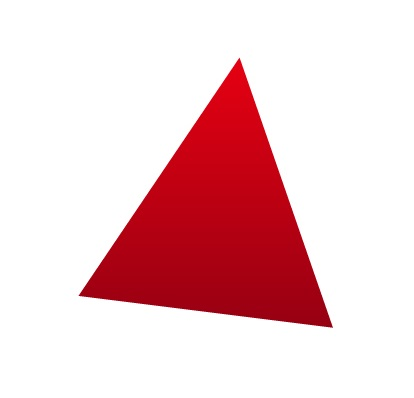
#> input picture OpenCV/Day 4/img/tri.jpg, 414 x 398 px, found by its file name
$ jupyter execute --allow-errors 'Open CV_0108(실습)-Copy1.ipynb'   (older library calls are emulated)
#> lines starting #> are read from the running program, lines starting #| are printed output that depends on the picture; after the words box and inside, x2 and y2 are one past the last pixel; in counts of white or black regions, pixels touching at a corner belong together
#### 버전문제로 실행이 안되어 버전 변경 필요
- pip install opencv-python==3.4.2.16
- pip install opencv-contrib-python==3.4.2.16

두가지 명령어를 각각 수행

#### 이전코드 오류해결
- contours, _ = cv2.findContours(th, cv2.RETR_EXTERNAL,  cv2.CHAIN_APPROX_SIMPLE) [opencv 4]
-   _ , contours, _ = cv2.findContours(th, cv2.RETR_EXTERNAL,  cv2.CHAIN_APPROX_SIMPLE) [opencv 3]

### 도형검출
    - 코드 전체적인 설명 필요
    - approx 인덱싱, 그려지는 것 설명 필요
    - 입실론이 달라질 때 꼭지점 개수 적어지는 것 설명하기
    - tri.jpg 이미지 제공하기

[cell 1]
import cv2

img_color = cv2.imread("img/tri.jpg", cv2.IMREAD_COLOR)
#> img_color is the input picture: shape (398, 414, 3); mean B, G, R 207.6, 204.1, 239.8
cv2.imshow('result', img_color)
cv2.waitKey(0)

img_gray = cv2.cvtColor(img_color, cv2.COLOR_BGR2GRAY)
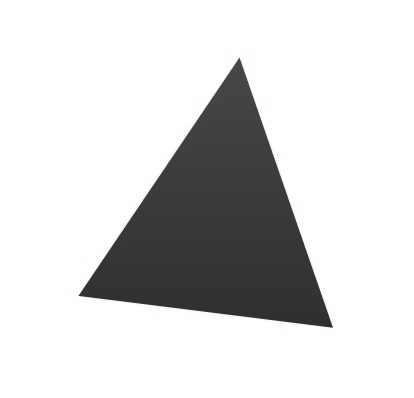
#> img_gray: shape (398, 414); min 43, max 255, mean 215.2
cv2.imshow('result', img_gray)
cv2.waitKey(0)

ret,img_binary = cv2.threshold(img_gray, 127, 255, cv2.THRESH_BINARY_INV)
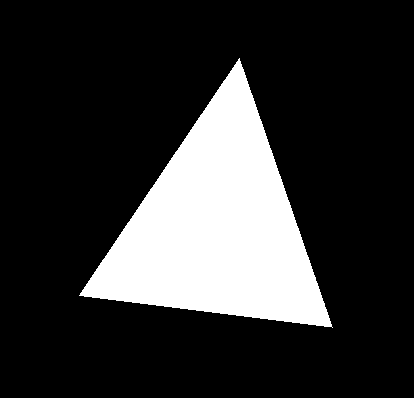
#> img_binary: shape (398, 414); 19.9% white; 1 white region
cv2.imshow('result', img_binary)
cv2.waitKey(0)

_, contours, hierarchy = cv2.findContours(img_binary, cv2.RETR_EXTERNAL, cv2.CHAIN_APPROX_SIMPLE)
#> contours = 1 contour; box (x1, y1, x2, y2) and area: (79, 58, 333, 328) 32422


for cnt in contours:
    size = len(cnt)
    print(size)

    epsilon = 0.005 * cv2.arcLength(cnt, True)
    approx = cv2.approxPolyDP(cnt, epsilon, True)

    size = len(approx)
    print(size)

    #cv2.approxPolyDP결과로 출력되는 좌표 선하나씩 출력해보기
    cv2.line(img_color, tuple(approx[0][0]), tuple(approx[1][0]), (0, 255, 0), 3)
    print(approx[0][0])
    print(approx[1][0])
    cv2.imshow('result', img_color)
    cv2.waitKey(0)

    cv2.line(img_color, tuple(approx[1][0]), tuple(approx[2][0]), (0, 255, 0), 3)
    print(approx[1][0])
    print(approx[2][0])
    cv2.imshow('result', img_color)
    cv2.waitKey(0)


    cv2.line(img_color, tuple(approx[0][0]), tuple(approx[2][0]), (0, 255, 0), 3)
    print(approx[0][0])
    print(approx[2][0])
    cv2.putText(img_color, str(size), (30,30), cv2.FONT_HERSHEY_SIMPLEX, 1, (0, 0, 0), 3, 8)
    cv2.imshow('result', img_color)
    cv2.waitKey(0)
#> this loop made 1 pass
#> (epsilon, approx) on pass 1: (4.39, [[239, 58], [79, 295], [332, 327]])
#| 405
#| 3
#| [239  58]
#| [ 79 295]
#| [ 79 295]
#| [332 327]
#| [239  58]
#| [332 327]

    #궁금하니까 출력해보기
print(approx[:,:,:])
#| [[[239  58]]
#|  [[ 79 295]]
#|  [[332 327]]]


# 일반화
#     cv2.line(img_color, tuple(approx[0][0]), tuple(approx[size-1][0]), (0, 255, 0), 3)
#     for k in range(size-1):
#         cv2.line(img_color, tuple(approx[k][0]), tuple(approx[k+1][0]), (0, 255, 0), 3)

cv2.waitKey(0)
cv2.destroyAllWindows()

### 예제

[cell 2]
import cv2
import numpy as np

# 이미지를 읽어서 그레이 스케일 및 스레시홀드 변환
img = cv2.imread("img/5shapes.jpg")
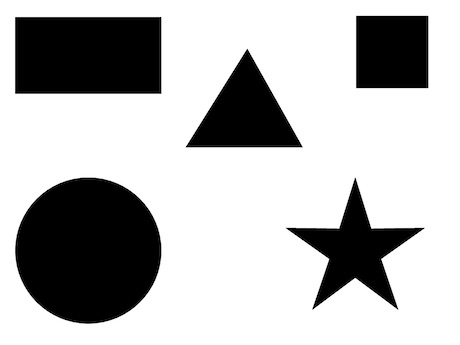
#> input picture OpenCV/Day 4/img/5shapes.jpg, 460 x 345 px, found by its file name
#> img is the input picture: shape (345, 460, 3); min 0, max 255, mean 183.4

imgray = cv2.cvtColor(img, cv2.COLOR_BGR2GRAY)
ret, th = cv2.threshold(imgray, 127, 255, cv2.THRESH_BINARY_INV)
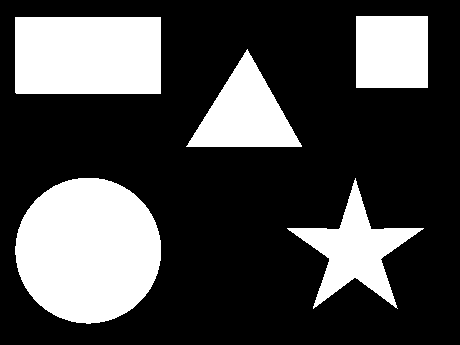
#> th: shape (345, 460); 28.1% white; 5 white regions

# 컨투어 찾기
_, contours, _ = cv2.findContours(th, cv2.RETR_EXTERNAL,  cv2.CHAIN_APPROX_SIMPLE)
#> contours = 5 contours; box (x1, y1, x2, y2) and area: (15, 178, 161, 324) 16485, (15, 17, 161, 94) 11020, (287, 178, 424, 309) 5586, (186, 49, 302, 147) 5560, (356, 16, 428, 88) 5041

for contour in contours:
    # 각 컨투어에 근사 컨투어로 단순화
    approx = cv2.approxPolyDP(contour, 0.01*cv2.arcLength(contour, True), True)
    # 꼭지점의 갯수
    vertices = len(approx)
    print("vertices:", vertices)

    # 중심점 찾기
    mmt = cv2.moments(contour)
    cx,cy = int(mmt['m10']/mmt['m00']), int(mmt['m01']/mmt['m00'])

    name = "Unkown"
    if vertices == 3: # 꼭지점이 3개는 삼각형
        name = "Triangle"
        color = (0,255,0)
    elif vertices == 4: # 꼭지점 4개는 사각형
        x,y,w,h = cv2.boundingRect(contour)
        if abs(w-h) <= 3:   # 폭과 높이의 차이가 3보다 작으면 정사각형
            name = 'Square'
            color = (0,125,255)
        else:               # 폭과 높이 차이가 3보다 크면 직사각형
            name = 'Rectangle'
            color = (0,0,255)
    elif vertices == 10:  # 꼭 지점 갯수 10개는 별
        name = 'Star'
        color = (255,255,0)
    elif vertices >= 15: # 꼭 지점 10개 이상이면 원
        name = 'Circle'
        color = (0,255,255)
    # 컨투어 그리기
    cv2.drawContours(img, [contour], -1, color, -1)
    # 도형 이름 출력
    cv2.putText(img, name, (cx-50, cy), cv2.FONT_HERSHEY_COMPLEX_SMALL,1, (100,100,100), 1)
#> this loop made 5 passes
#> (approx, vertices, cx, cy, name, x, y, w) on passes 4 to 5: ([[15, 17], [16, 93], [160, 93], [160, 17]], 4, 87, 54, 'Rectangle', 15, 17, 146), ([[356, 16], [356, 87], [427, 87], [427, 16]], 4, 391, 51, 'Square', 356, 16, 72)
#> (approx, vertices, cx, cy, name, color) on pass 3: ([[301, 145], [247, 49], [186, 146]], 3, 244, 113, 'Triangle', (0, 255, 0))
#| vertices: 10
#| vertices: 16
#| vertices: 3
#| vertices: 4
#| vertices: 4
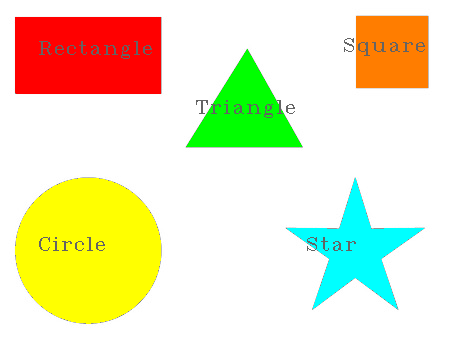
#> img: shape (345, 460, 3); mean B, G, R 192.4, 231.6, 235.2

cv2.imshow('Input Shapes', img)
cv2.waitKey(0)
cv2.destroyAllWindows()

### 문서 스캐너 구현
Q. 좌표를 찍어주지 않아도 자동으로 스캔 효과를 내는 프로그램 작성

####  Hint
    - (1) 그레이 스케일 -> 가우시안블로로 노이즈 제거 -> 케니 엣지로 경계 검출
    - (2) 경계검출한 이미지에서 컨투어를 찾아 가장 큰 컨투어를 골라 approxPolyDP()  함수로 단순화한 뒤에  꼭지점 4개를 구한다.
    - (3) approPolyDP()의 결과값에서 4 x 2 배열로 resape해서 크기를 조정한다.

[cell 3]
import cv2
import numpy as np

# 이미지 읽기
img = cv2.imread("img/paper.jpg")
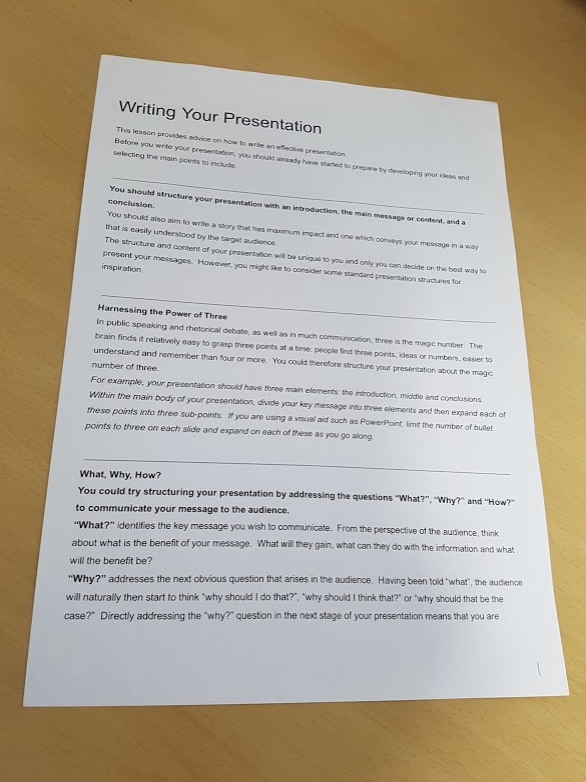
#> input picture OpenCV/Day 4/img/paper.jpg, 586 x 782 px, found by its file name
#> img is the input picture: shape (782, 586, 3); mean B, G, R 152.7, 169.1, 178.7


# 컨투어들 중에 영역 크기 순으로 정렬


# 좌표 4개 중 상하좌우 찾기 ---②


# 변환 전 4개 좌표


# 변환 후 영상에 사용할 서류의 폭과 높이 계산 ---③


# 변환 후 4개 좌표


#> (the rest of this cell did not finish here and is left out)

[cell 4]
import cv2
import numpy as np
from matplotlib import pyplot as plt

img = cv2.imread("img/paper.jpg")

# 영상 매칭과 추적

### 평균 해시 매칭
: 픽셀 전체의 평균 값을 구해서 각 픽셀의 값이 평균보다 작으면 0, 크면 1로 바꿉니다.

[cell 5]
import cv2
from matplotlib import pyplot as plt

#영상 읽어서 그레이 스케일로 변환


# 16x16 크기로 축소 ---①

# 영상의 평균값 구하기 ---②

# 평균값을 기준으로 0과 1로 변환 ---③


plt.imshow(cv2.cvtColor(img, cv2.COLOR_BGR2RGB))
plt.show()

### 유사도 측정방법
    (1) 유클리드 거리 : 두 값의 차이 (높은 자리가 다를 수록 더 큰거리)
    (2) 해밍거리 : 길이가 같을 때 자리 값이 서로 다른 것이 몇개인지 ( 각 자리수의 차이의 개수 비교 )
        ex) 12345와 123(54)가 있을 때 해밍 거리가 '2'

http://www.vision.caltech.edu/Image_Datasets/Caltech101/101_ObjectCategories.tar.gz

    - 링크 다운로드 후
    - img/''/ (이미지(ig)파일 안에 위치시키기) --- (1) 경로와 동일하게

#> (a cell that did not finish here is left out)

### 템플릿을 이용한 객체검출

* result = cv.matchTemplate(img, temp, method)
    - img : 입력영상
    - temp : 템플릿 영상
    - method : 매칭 메서드(SQDIFF를 제외하고는 높을 수록 좋은 매칭)
        - cv2.TM_SQDIFF : 제곱 차이 매칭 ( 낮을 수록 좋은 매칭 )
        - cv2.TM_SQDIFF_NORMED : 제곱 차이 정규화 (낮을 수록 좋은 매칭 )
        - cv2.TM_CCORR : 상관관계 매칭 (0 ~ )
        - cv2.TM_CCORR_NORMED : 상관관계 매칭의 정규화
        - cv2.TM_CCOEFF (-1 ~ 1 )
    - result : 매칭 결과(2차원 배열)

* minVal, maxVal, minLoc, maxLoc, MaxLoc = cv2.minMaxLoc(src)
: 매칭 결과를 바탕으로 결과값이 출력
    - src : 입력
    - minVal, maxVal(최대, 최소)
    - minLoc, maxLoc (최소 값과 최대 값의 좌표)

#> (a cell that did not finish here is left out)

## 영상의 특징과 키 포인트

### 코너 특징 검출

#### 해리스 코너 검출
: 소벨 미분으로 엣지를 검출하여, 엣지의 경사도 변화량을 측정하여 변화량이 X,Y축 크게 변화하는 것을 코너로 판단

* dst = cv.cornerHarris(src, blockSize, ksize, k)
    - src : 입력 영상, 그레이 스케일
    - blockSize : 이웃 픽셀 범위
    - ksize : 소벨 미분 커널 크기
    - k : 코너 검출 상수 (0.04 ~ 0.06)
    - dst : 코너 검출 결과 (변화량의 값)

[cell 8]
import cv2
import numpy as np

img = cv2.imread('img/house.jpg')
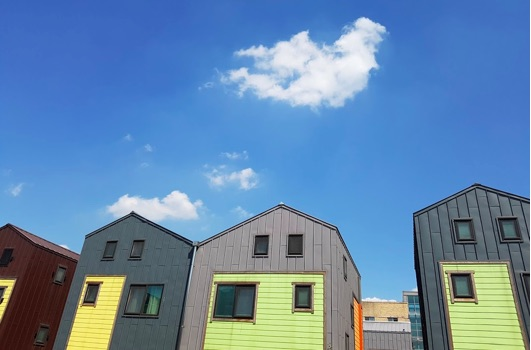
#> input picture OpenCV/Day 4/img/house.jpg, 531 x 350 px, found by its file name
#> img is the input picture: shape (350, 531, 3); mean B, G, R 172, 135.4, 99.8
gray = cv2.cvtColor(img, cv2.COLOR_BGR2GRAY)
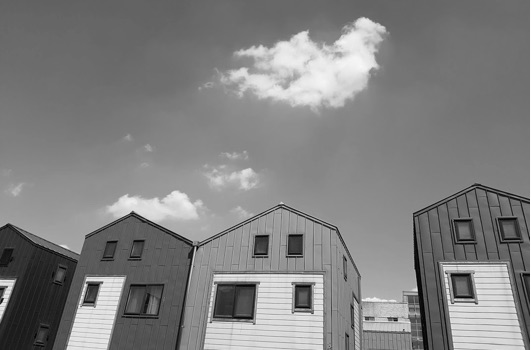
#> gray: shape (350, 531); min 0, max 255, mean 128.9

# 해리스 코너 검출 ---①
# 값 변경해보기
# 변화량 결과의 최대값 10% 이상의 좌표 구하기 ---②
#np.where 원하는 원소의 index 출력


# 코너 좌표에 동그리미 그리기 ---③


# 변화량을 영상으로 표현하기 위해서 0~255로 정규화 ---④

# 화면에 출력


# plt.imshow(cv2.cvtColor(merged, cv2.COLOR_BGR2RGB)) #-- for Mac
# plt.show()  #-- for Mac
#> (the rest of this cell did not finish here and is left out)

#### 시-토마시 코너 검출

* coners = cv2.goodFeaturesToTrack(img, maxCorners, qualitLevel, minDistance)
    - img : 입력 영상
    - maxCorners : 얻고 싶은 코너 개수 (강한 순)
    - qualityLevel : 코너로 판단할 스레시 홀드 값
    - minDistance : 코너간 최소거리
    - cornes : 코너 검출 좌표 결과 (실수 값으로 정수로 변형 필요)

[cell 9]
import cv2
import numpy as np

img = cv2.imread('img/house.jpg')
gray = cv2.cvtColor(img, cv2.COLOR_BGR2GRAY)

# 시-토마스의 코너 검출 메서드

# 실수 좌표를 정수 좌표로 변환


# 좌표에 동그라미 표시


# plt.imshow(cv2.cvtColor(img , cv2.COLOR_BGR2RGB)) #-- for Mac
# plt.show()  #-- for Mac
cv2.imshow('Corners', img)
cv2.waitKey()
cv2.destroyAllWindows()

## 키 포인트와 특징 검출기

* keypoints = detector.detect(img) : 키 포인트 검출 함수
    - img : 입력 영상, 바이너리 스케일
    - keypoints : 특징점 검출 결과 (리스트)


* KeyPoint : 특징점 정보를 담는 객체
    - pt : 키 포인트 좌표 ( float 타입으로 정수로 변환 필요)
    - size : 의미있는 키포인트 이웃의 반지름
    - angle : 특징점 방향 (시계방향, -1 = 의미없음)
    - response : 특징점 반응 강도(추출기에 따라 상이)
    - octave : 발견된 이미지 피라미드 계층
    - class_id : 키 포인트가 속한 객체 ID


* outImg = cv2.drawKeypoints(img, keypoints, outImg[,color[,flags]]) : 검출 포인트를 표시
    - img : 입력이미지
    - keypoints : 표시할 키 포인트 리스트
    - outImg : 키 포인트가 그려진 결과 이미지
    - color : 표시할 색상(기본값 랜덤)
    - flags : 표시 방법 선택 플래그
        - cv2.DRAW_MATCHES_FLAGS_DEFAULT : 좌표 중심에 동그라미만 그림
        - CV2.DRAW_MATCHS_FLAGS_DRAW_RICH_KEYPOINTS : 동그라미의 크기를 size와 angle 반영

### GFTTDetector
: cv2.goodFeaturesToTrack(시-토마시 코너검출)로 구현된 검출기입니다.
* detector = cv2.GFTTDetector_create

[cell 10]
import cv2
import numpy as np

img = cv2.imread("img/house.jpg")
gray = cv2.cvtColor(img, cv2.COLOR_BGR2GRAY)

# Good feature to trac 검출기 생성 ---①

# 키 포인트 검출 ---②

# 키 포인트 그리기 ---③


# 결과 출력 ---④
# plt.imshow(cv2.cvtColor(img_draw , cv2.COLOR_BGR2RGB)) #-- for Mac
# plt.show()  #-- for Mac
#> (the rest of this cell did not finish here and is left out)

### FAST
: 엣지를 검출 하지 않고, 픽셀 중심으로 원을 그려 임계값 기준으로 밝거나 어두운 것이 특정 개수 이상 연속되면 코너로 판단

* detector = cv2.FastFeatureDetector_create(threshold)
    - threshold : 코너 판단 임계값

[cell 11]
import cv2
import numpy as np

img = cv2.imread('img/house.jpg')
gray = cv2.cvtColor(img, cv2.COLOR_BGR2GRAY)

# FASt 특징 검출기 생성 ---①

# 키 포인트 검출 ---②

# 키 포인트 그리기 ---③

# 결과 출력 ---④
# plt.imshow(cv2.cvtColor(img , cv2.COLOR_BGR2RGB)) #-- for Mac
# plt.show()  #-- for Mac
cv2.imshow('FAST', img)
cv2.waitKey()
cv2.destroyAllWindows()

### SimplBlobDetector
: 자잘한 객체는 노이즈로 판단하고 특정 크기 이상의 큰 객체에만 관심을 두는 방법
* dector = cv2.SimpleBlobDetector_create

[cell 12]
import cv2
import numpy as np

img = cv2.imread("img/house.jpg")
gray = cv2.cvtColor(img, cv2.COLOR_BGR2GRAY)

# SimpleBlobDetector 생성 ---①

# 키 포인트 검출 ---②

# 키 포인트를 빨간색으로 표시 ---③


# 동그라미 크기를 사이즈와 angle 반영

# plt.imshow(cv2.cvtColor(img , cv2.COLOR_BGR2RGB)) #-- for Mac
# plt.show()  #-- for Mac
cv2.imshow("Blob", img)
cv2.waitKey(0)
cv2.destroyAllWindows()

## 디스크립터 추출기

* keypoints, descriptors = detector.detectAndCompute(image, mask[,descriptors, useProvidedKeypoints])
: 키 포인트 검출과 특징 디스크립터 계산을 한번에 수행
    - image : 입력 영상
    - keypoints : 디스크립터 계산을 위해 사용할 키 포인트
    - descriptors : 계산된 디스크립터

### SIFT
* detector = cv2.xfeatures2d.SIFT_create()

[cell 13]
import cv2
import numpy as np

img = cv2.imread('img/house.jpg')
gray = cv2.cvtColor(img, cv2.COLOR_BGR2GRAY)

# SIFT 추출기 생성

# 키 포인트 검출과 서술자 계산

#> (the rest of this cell did not finish here and is left out)

### SURF
* detector = cv2.xfeatures2d.SURF_create([hessianThreshold, n0ctaves, n0ctaveLayers, extended, upright])
    - hessianThreshold : 특징 추출 경계 값(100)
    - n0ctaves : 이미지 피라미드 계층 수 (3)

[cell 14]
import cv2
import numpy as np

img = cv2.imread('img/house.jpg')
gray = cv2.cvtColor(img, cv2.COLOR_BGR2GRAY)

# SURF 추출기 생성 ( 경계:1000, 피라미드:3)

# 키 포인트 검출 및 서술자 계산

#> (the rest of this cell did not finish here and is left out)

### ORB
: 방향과 회전을 고려한 알고리즘, 회전과 방향에 영향을 받지 않으며 속도가 빠름

* dectector = cv.ORB_create()

[cell 15]
import cv2
import numpy as np

img = cv2.imread('img/house.jpg')
gray = cv2.cvtColor(img, cv2.COLOR_BGR2GRAY)

# ORB 추출기 생성

# 키 포인트 검출과 서술자 계산

# 키 포인트 그리기


# 결과 출력
#> (the rest of this cell did not finish here and is left out)

# Feature-based Cascade Classifiers
: 파일공유 필요
### (1) 검출할 대상이 되는 물체가 있는 이미지(Postive image)와 없는 이미지(Negative image)를 최대한 많이 활용해서 훈련시키는 기계학습 방식

    * 분류자(Classifier)를 훈련시키기 위해 매우 많은 훈련용 이미지가 필요하다.
    * 특징(Features) 추출 필요

### (2)
* 사람의 이미지 인식 과정
  : 본다 -> 특징을 찾아낸다. -> 뇌에 저장된 정보를 바탕으로 판단을 내린다.

* 컴퓨터의 이미지 인식 과정
  : 촬영한다 -> 특징을 찾아낸다. -> 미리 학습해놓은 데이터를 바탕으로 판단을 내린다.

* Harr Cascades는 특징을 찾는 수많은 기법 중 하나

### (3)

* 사람의 얼굴에는 부위별로 생기는 명암차이의 패턴을 구한다.
* 사람의 얼굴에서 눈코입 위치는 크게 차이가 없으므로, 분포에 따른 명암 차이도 크지 않을 것\
* 밝은영역 – 어두운 영역 < 경계값(threshold) => 얼굴로 판단

### Harr Cascades를 이용한 얼굴 검출 CODE

[cell 16]
import matplotlib.pyplot as plt
import cv2

# 캐스케이드 파일 지정해서 검출기 생성하기 --- (*1)


# 이미지를 읽어 들이고 그레이스케일로 변환하기 --- (*2)
img = cv2.imread("img/girl_face.jpg")
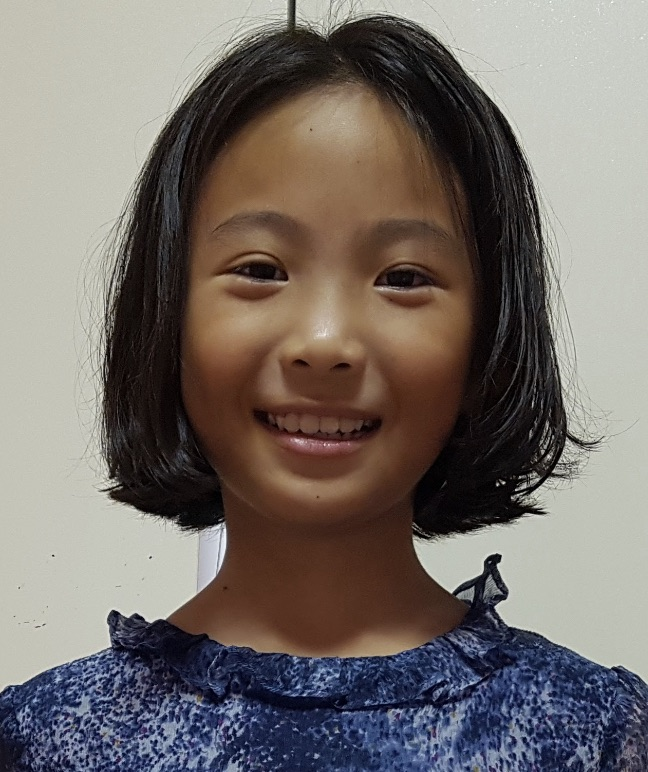
#> input picture OpenCV/Day 4/img/girl_face.jpg, 648 x 772 px, found by its file name
#> img is the input picture: shape (772, 648, 3); mean B, G, R 106.3, 110.6, 117.9
img_gray = cv2.cvtColor(img, cv2.COLOR_BGR2GRAY)
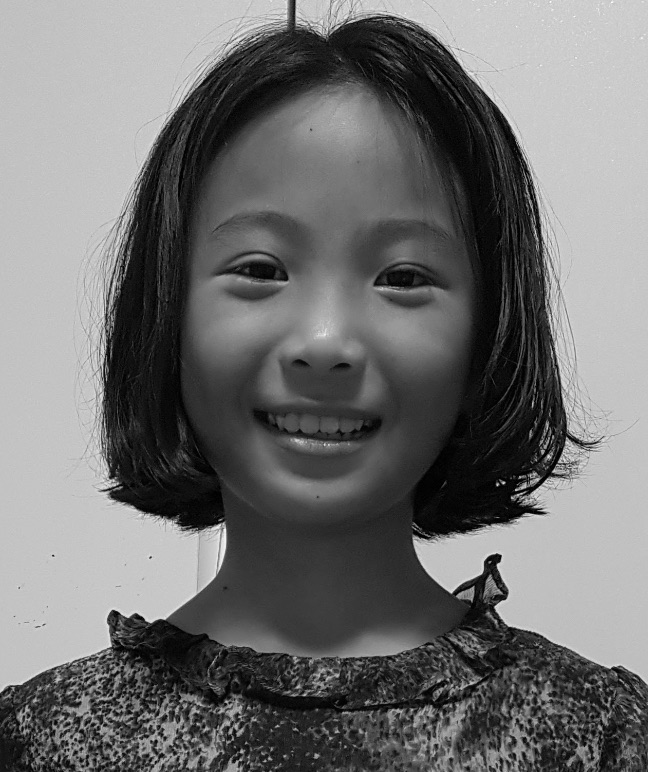
#> img_gray: shape (772, 648); min 0, max 254, mean 112.3

# 얼굴 인식하기 --- (*3)

# 결과 확인하기 --- (*4)


# 인식한 부분 표시하기 --- (*5)


# 이미지 출력하기
cv2.imwrite("face-detect.png", img)
plt.imshow(cv2.cvtColor(img, cv2.COLOR_BGR2RGB))
plt.show()
